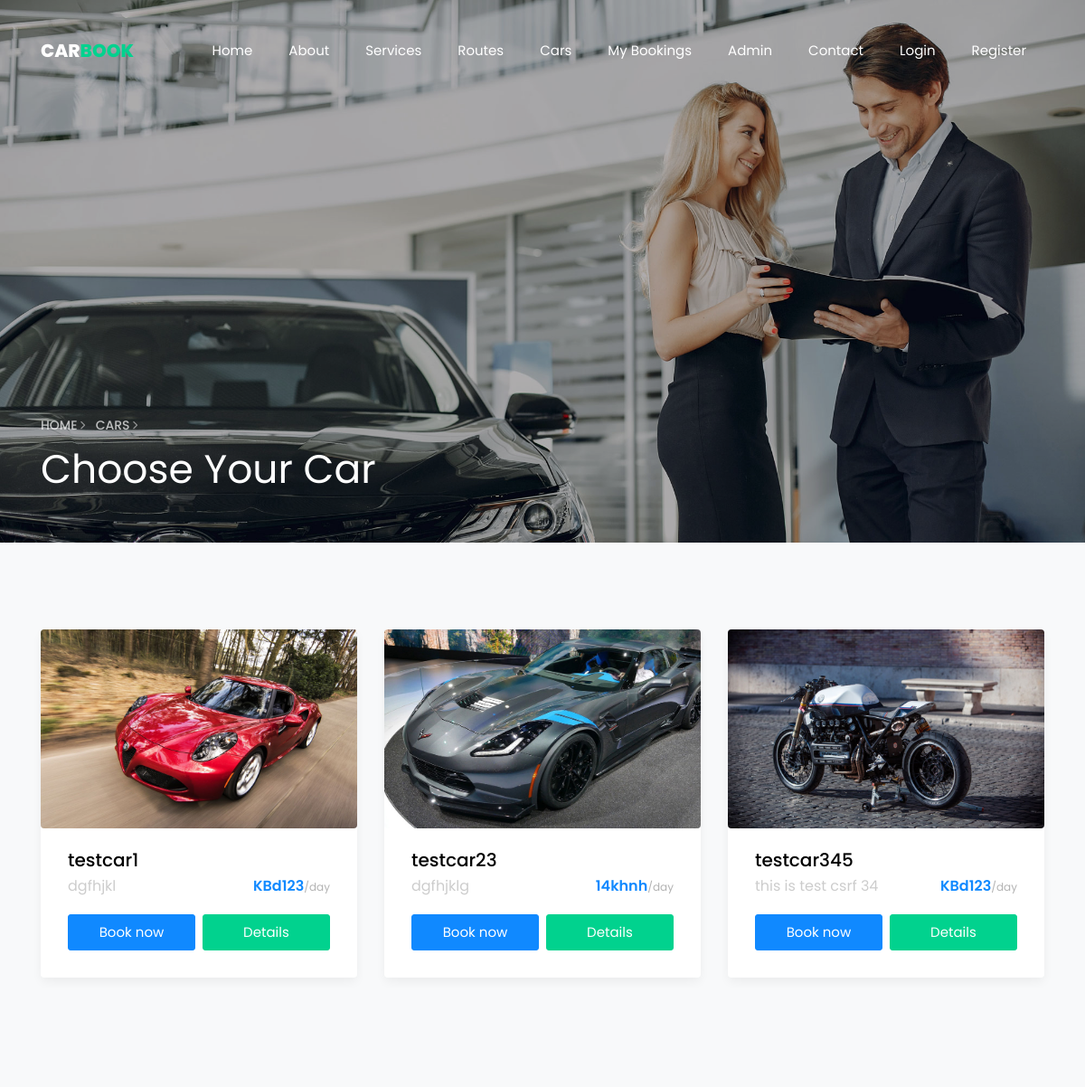
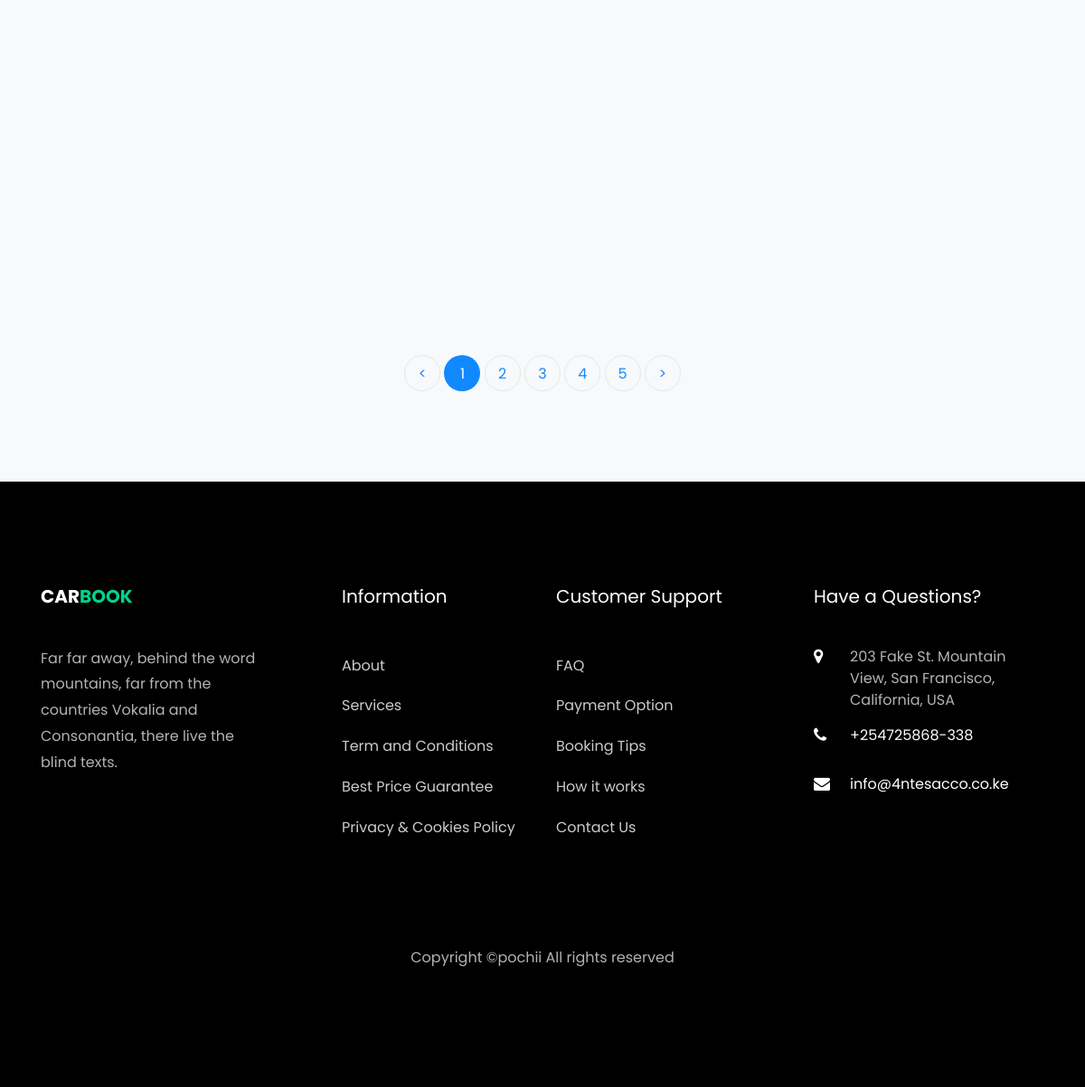
/Cars/, run on the app's committed database (2 pictures, top to bottom).
### core/models.py (models this page shows, shortened)
class Car(models.Model):
    name = models.CharField(max_length=200)
    image = models.ImageField()
    description = models.CharField(max_length=300)
    capacity = models.PositiveIntegerField()
    plate_no = models.CharField(max_length=100)
    fuel = models.CharField(max_length=100, choices=Fuel_Choices)
    Transmission = models.CharField(max_length=100, choices=Transmission_Choices)
    booked = models.BooleanField(default=False)
    class Meta:
        verbose_name_plural = 'Cars'

### core/views.py (the view)
# urls.py: path('Cars/', Cars.as_view(), name="Cars"),
class Cars(TemplateView):
    template_name = 'car.html'
    def get_context_data(self, **kwargs):
        context = super().get_context_data(**kwargs)
        context['car'] = Car.objects.all()
        return context

### templates/car.html (shortened to what this page needs)
{% extends 'index.html' %}
{% load static %}
    {% block content %}
    <section class="hero-wrap hero-wrap-2 js-fullheight" style="background-image: url({% static 'images/bg_3.jpg' %});" data-stellar-background-ratio="0.5">
      <div class="overlay"></div>
      <div class="container">
        <div class="row no-gutters slider-text js-fullheight align-items-end justify-content-start">
          <div class="col-md-9 ftco-animate pb-5">
          	<p class="breadcrumbs"><span class="mr-2"><a href="index.html">Home <i class="ion-ios-arrow-forward"></i></a></span> <span>Cars <i class="ion-ios-arrow-forward"></i></span></p>
            <h1 class="mb-3 bread">Choose Your Car</h1>
          </div>
        </div>
      </div>
    </section>
		<section class="ftco-section bg-light">
    	<div class="container">
    		<div class="row">
                {% for car in car %}
    			<div class="col-md-4">
    				<div class="car-wrap rounded ftco-animate">
    					<div class="img rounded d-flex align-items-end" style="background-image: url('{{ car.image.url }}');">
    					</div>
    					<div class="text">
    						<h2 class="mb-0"><a href="car-single.html">{{ car.name }}</a></h2>
    						<div class="d-flex mb-3">
	    						<span class="cat">{{ car.description }}</span>
	    						<p class="price ml-auto">{{car.plate_no}}<span>/day</span></p>
    						</div>
    						<p class="d-flex mb-0 d-block"><a href="#" class="btn btn-primary py-2 mr-1">Book now</a>
                                <a href="{% url 'CarDetail' car.id %}" class="btn btn-secondary py-2 ml-1">Details</a>
    					</div>
    				</div>
    			</div>
                {% endfor %}
    		</div>
    		<div class="row mt-5">
          <div class="col text-center">
            <div class="block-27">
              <ul>
                <li><a href="#">&lt;</a></li>
                <li class="active"><span>1</span></li>
                <li><a href="#">2</a></li>
                <li><a href="#">3</a></li>
                <li><a href="#">4</a></li>
                <li><a href="#">5</a></li>
                <li><a href="#">&gt;</a></li>
              </ul>
            </div>
          </div>
        </div>
    	</div>
    </section>
  {% endblock %}

### data on the page
Car: image (picture), name "testcar1", description "dgfhjkl", plate_no "KBd123"
Car: image (picture), name "testcar23", description "dgfhjklg", plate_no "14khnh"
Car: image (picture), name "testcar345", description "this is test csrf 34", plate_no "KBd123"
